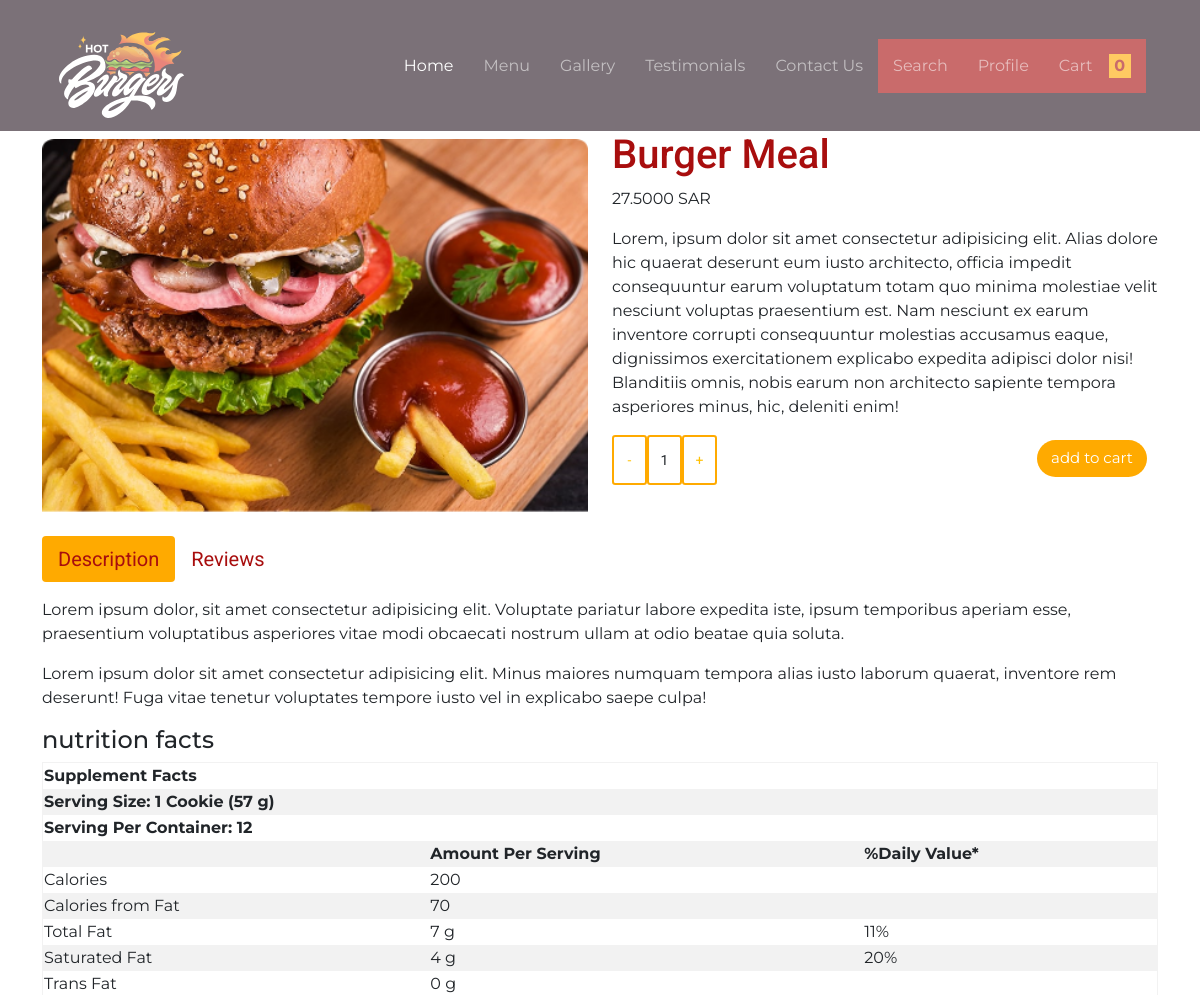
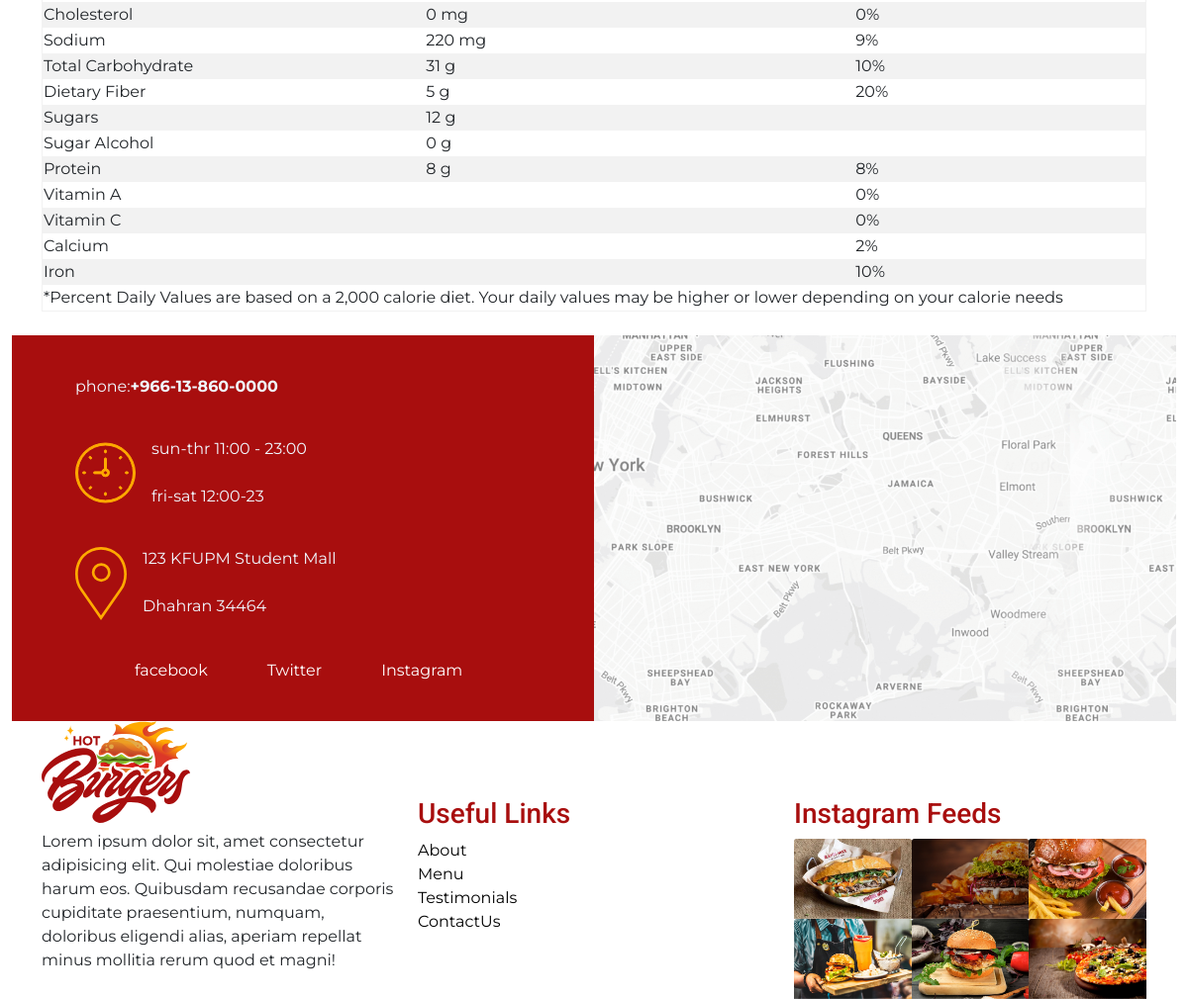
Screenshot of /detail.php?id=3 with the database file from the repository (2 pictures, top to bottom).
### tables this page shows
CREATE TABLE `meal` (
  `id` int(11) NOT NULL,
  `title` varchar(50) NOT NULL,
  `price` decimal(10,4) UNSIGNED NOT NULL,
  `image` varchar(500) NOT NULL,
  `description` varchar(700) NOT NULL
);

### php/meal_dp.php (called while the page is built, shortened)
<?php
   $connection = mysqli_connect("localhost", "root", "", "meals");
class meal_db{
    public function getMealById($id) {
        global $connection;
        $sql = "SELECT * FROM meal m where m.id = $id ";
        $retrival = mysqli_query($connection ,$sql);
        return mysqli_fetch_array($retrival, MYSQLI_ASSOC);
    }
}
?>

### detail.php (the view, shortened to what this page needs)
<?php
include_once "include/inc.header.php";
require_once "php/meal_dp.php";
$id = $_GET['id'];
$meals = new meal_db();
$choosenMeal = $meals -> getMealById($id);
 ?>
    <div class="container">
        <div class="row align-items-center">
        <img src="<?php echo "projectimages/projectImages/".$choosenMeal["image"] ?>" alt="" class="col-md-12 col-lg-6">
            <div class="col-md-12 col-lg-6">
                <h1><?php echo $choosenMeal["title"] ?></h1>
                <p><?php echo $choosenMeal["price"] ?> SAR</p>
                <p><?php echo $choosenMeal["description"] ?></p>
                <div class="cartButtn">
                    <button class="btn btn-sm btn-outline-warning" onclick="decrement()">-</button>
                    <button class="btn btn-sm" id="quantity">1</button>
                    <button class="btn btn-sm btn-outline-warning" onclick="increment()">+</button>
                    <form method="get" action="php/cart.php">
                        <input type="submit" class="btn  btnCart" id="cartButton" value="add to cart">
                    </form>
                </div>
            </div>
        </div>
    </div>
    <div class="container mt-3">
        <ul class="nav nav-pills mb-3" id="pills-tab" role="tablist">
            <li class="nav-item" role="presentation">
                <button class="nav-link btn-lg active" id="pills-home-tab" data-bs-toggle="pill"
                    data-bs-target="#pills-home" type="button" role="tab" aria-controls="pills-home"
                    aria-selected="true">Description</button>
            </li>
            <li class="nav-item" role="presentation">
                <button onclick="showReviews()" class="nav-link btn-lg" id="pills-profile-tab" data-bs-toggle="pill"
                    data-bs-target="#pills-profile" type="button" role="tab" aria-controls="pills-profile"
                    aria-selected="false">Reviews</button>
            </li>
        </ul>
    </div>
    <div class="tab-content" id="pills-tabContent">
        <div class="tab-pane fade show active" id="pills-home" role="tabpanel" aria-labelledby="pills-home-tab">
            <div class="container">
                <div id="desc">
                    <p>Lorem ipsum dolor, sit amet consectetur adipisicing elit. Voluptate pariatur labore expedita
                        iste, ipsum
                        temporibus aperiam esse, praesentium voluptatibus asperiores vitae modi obcaecati nostrum ullam
                        at odio
                        beatae quia soluta.</p>
                    <p>Lorem ipsum dolor sit amet consectetur adipisicing elit. Minus maiores numquam tempora alias
                        iusto
                        laborum
                        quaerat, inventore rem deserunt! Fuga vitae tenetur voluptates tempore iusto vel in explicabo
                        saepe
                        culpa!
                    </p>
                </div>
                <h4>
                    nutrition facts
                </h4>
                <table>
                    <tbody>
                        <tr>
                            <th colspan="3">Supplement Facts </th>
                        </tr>
                        <tr>
                            <th colspan="3">Serving Size: 1 Cookie (57 g) </th>
                        </tr>
                        <tr>
                            <th colspan="3">Serving Per Container: 12</th>
                        </tr>
                        <tr>
                            <th> </th>
                            <th> Amount Per Serving </th>
                            <th>%Daily Value* </th>
                        </tr>
                        <tr>
                            <td>Calories </td>
                            <td>200 </td>
                            <td> </td>
                        </tr>
                        <tr>
                            <td>Calories from Fat </td>
                            <td>70 </td>
                            <td> </td>
                        </tr>
                        <tr>
                            <td>Total Fat </td>
                            <td>7 g </td>
                            <td>11% </td>
                        </tr>
                        <tr>
                            <td>Saturated Fat </td>
                            <td>4 g </td>
                            <td>20% </td>
                        </tr>
                        <tr>
                            <td>Trans Fat </td>
                            <td>0 g </td>
                            <td> </td>
                        </tr>
                        <tr>
                            <td>Cholesterol </td>
                            <td>0 mg </td>
                            <td>0% </td>
                        </tr>
                        <tr>
                            <td>Sodium </td>
                            <td>220 mg </td>
                            <td>9% </td>
                        </tr>
                        <tr>
                            <td>Total Carbohydrate </td>
                            <td>31 g </td>
                            <td>10% </td>
                        </tr>
                        <tr>
                            <td>Dietary Fiber</td>
                            <td>5 g </td>
                            <td>20% </td>
                        </tr>
                        <tr>
                            <td>Sugars </td>
                            <td>12 g </td>
                            <td> </td>
                        </tr>
                        <tr>
                            <td>Sugar Alcohol </td>
                            <td>0 g </td>
                            <td> </td>
                        </tr>
                        <tr>
                            <td>Protein </td>
                            <td>8 g </td>
                            <td>8% </td>
                        </tr>
                        <tr>
                            <td>Vitamin A</td>
                            <td> </td>
                            <td>0% </td>
                        </tr>
                        <tr>
                            <td>Vitamin C </td>
                            <td> </td>
                            <td>0% </td>
                        </tr>
                        <tr>
                            <td>Calcium </td>
                            <td> </td>
                            <td>2% </td>
                        </tr>
                        <tr>
                            <td>Iron </td>
                            <td> </td>
                            <td>10% </td>
                        </tr>
                        <tr>
                            <td colspan="3">
                                *Percent Daily Values are based on a 2,000 calorie diet. Your daily values may be higher
                                or
                                lower depending on your calorie needs
                            </td>
                        </tr>
                    </tbody>
                </table>
            </div>
        </div>
    </div>
    <?php include "include/inc.footer.php"; ?>

### style.css (style rules this page uses)
h1, h2, h3, button { font-family: "Roboto", sans-serif; }
body { font-family: "Montserrat", sans-serif; }
ul { list-style: none; padding: 0; }
.btnCart { color: white; font-weight: normal; background-color: #ffaa00; width: 110px; margin-top: 4%; justify-content: center; font-size: 15px; border-radius: 28px; margin-bottom: 10%; text-align: center; }

### styledetail.css (style rules this page uses)
h1, h2, h3, button { font-family: "Roboto", sans-serif; }
body { font-family: "Montserrat", sans-serif; }
h1, h2, h3 { color: #a80e0e; }
ul { list-style: none; padding: 0; }
.btn-sm { border-color: #ffaa00; border-style: solid; border-width: 2px; height: 50px; width: 35px; }
#cartButton { margin-top: 5px; margin-left: 20rem; }
.nav-item button, .nav-item button:hover { color: #a80e0e; }
.nav-pills .nav-item .active { background-color: #ffaa00; color: #a80e0e; }
tr:nth-child(even) { background-color: #f2f2f2; }
table { flex-direction: flex-box; height: 100%; width: 100%; border: 1px; border-color: #f2f2f2; border-style: ridge; }
tr, td, th { border: none; border-collapse: collapse; text-align: left; }
.cartButtn { display: flex; }

### rows the page displays
meal: image (picture), title "Burger Meal", price "27.5000", description "Lorem, ipsum dolor sit amet consectetur adipisicing elit. Alias dolore hic quaerat deserunt eum iusto architecto, officia impedit consequuntur earum voluptatum totam quo minima molestiae velit nesciunt voluptas praesentium est. Nam nesciunt ex earum inventore corrupti consequuntur molestias accusamus eaque, dignissimos exercitationem explicabo expedita adipisci dolor nisi! Blanditiis omnis, nobis earum non architecto sapiente tempora asperiores minus, hic, deleniti enim!"
